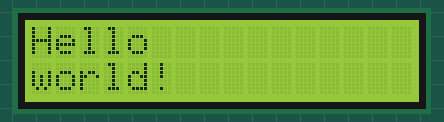
Recording of a program running on a simulated Raspberry Pi (BCM pin numbers). Shown: 16×2 character LCD. At 37.2 s the program stops and its outputs stay as they are.

Above: at 0.1 s.
At 5.1 s:
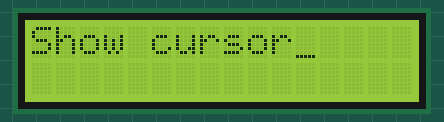
At 10.1 s:
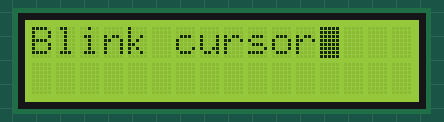
At 25.2 s:
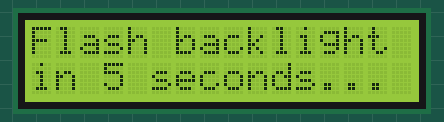
At 30.2 s:
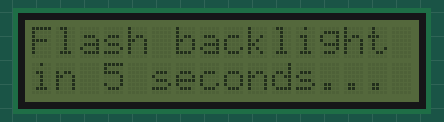
At 32.2 s:
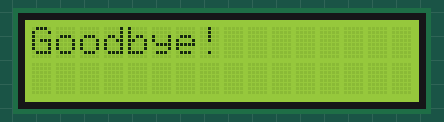

The program:

char_lcd.py
```python
#!/usr/bin/python
# Example using a character LCD connected to a Raspberry Pi or BeagleBone Black.
import time

import Adafruit_CharLCD as LCD


# Raspberry Pi pin configuration:
lcd_rs        = 21   # Note this might need to be changed to 21 for older revision Pi's.
lcd_en        = 20
lcd_d4        = 26
lcd_d5        = 19
lcd_d6        = 13
lcd_d7        = 6
lcd_backlight = 5

# Define LCD column and row size for 16x2 LCD.
lcd_columns = 16
lcd_rows    = 2

# Initialize the LCD using the pins above.
lcd = LCD.Adafruit_CharLCD(lcd_rs, lcd_en, lcd_d4, lcd_d5, lcd_d6, lcd_d7,
                           lcd_columns, lcd_rows, lcd_backlight)

# Print a two line message
lcd.message('Hello\nworld!')

# Wait 5 seconds
time.sleep(5.0)

# Demo showing the cursor.
lcd.clear()
lcd.show_cursor(True)
lcd.message('Show cursor')

time.sleep(5.0)

# Demo showing the blinking cursor.
lcd.clear()
lcd.blink(True)
lcd.message('Blink cursor')

time.sleep(5.0)

# Stop blinking and showing cursor.
lcd.show_cursor(False)
lcd.blink(False)

# Demo scrolling message right/left.
lcd.clear()
message = 'Scroll'
lcd.message(message)
for i in range(lcd_columns-len(message)):
    time.sleep(0.5)
    lcd.move_right()
for i in range(lcd_columns-len(message)):
    time.sleep(0.5)
    lcd.move_left()

# Demo turning backlight off and on.
lcd.clear()
lcd.message('Flash backlight\nin 5 seconds...')
time.sleep(5.0)
# Turn backlight off.
lcd.set_backlight(0)
time.sleep(2.0)
# Change message.
lcd.clear()
lcd.message('Goodbye!')
# Turn backlight on.
lcd.set_backlight(1)
time.sleep(5.0)
lcd.set_backlight(0)
lcd.enable_display(0)
```

Measured:
- what the display in image 1 shows lasts 5.0 s, from 5.1 s to 10.1 s
- what the display in image 4 shows lasts 2.1 s, from 30.1 s to 32.2 s
